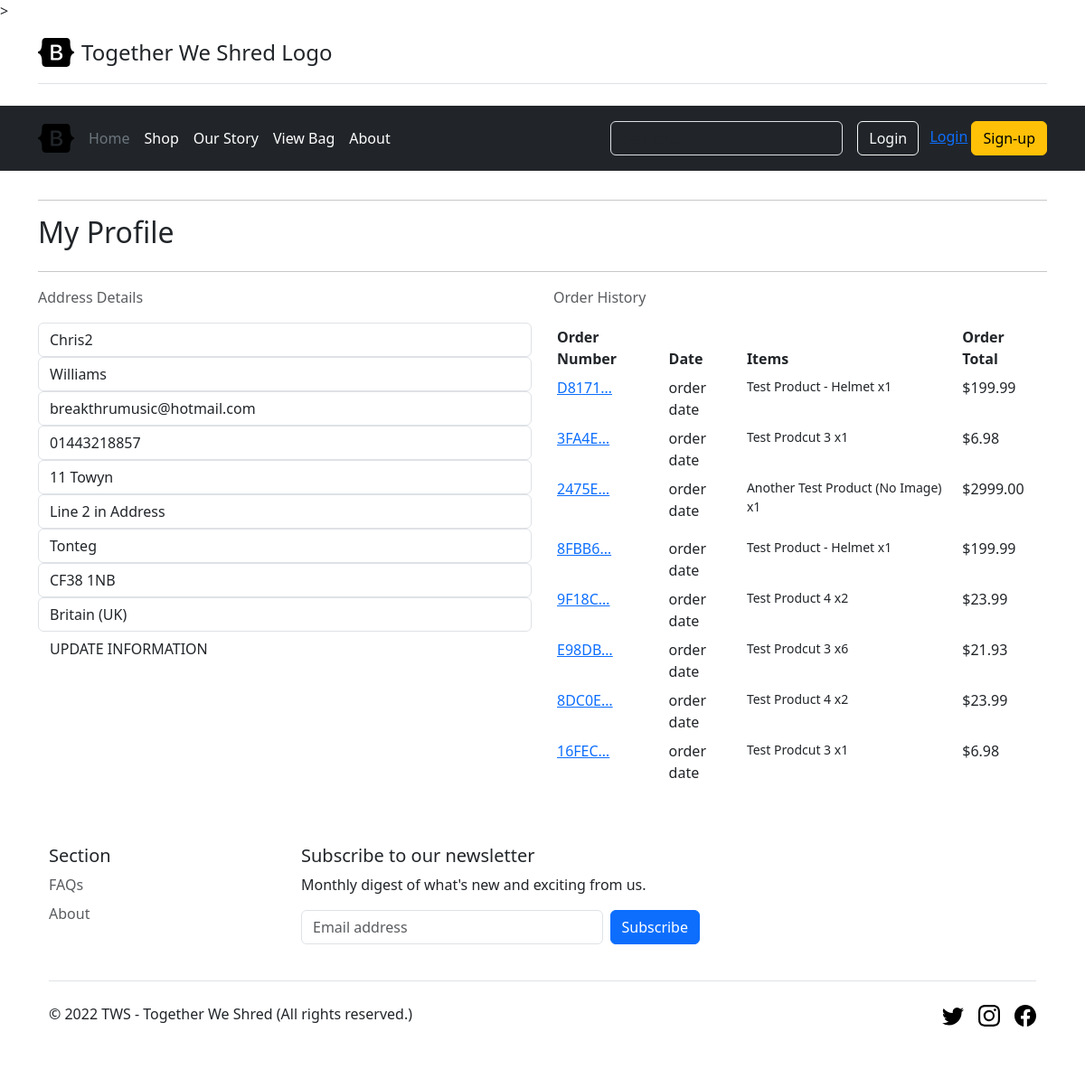
Screenshot of /customerprofile/ (signed in) with the database file from the repository.
### customerprofile/models.py (models this page shows)
class Customer(models.Model):
    user = models.OneToOneField(User, null=True, blank=True, on_delete=models.CASCADE)
    name = models.CharField(max_length=200, null=True)              #USED FOR FIRST NAME CAN I CONCATENATE ?
    surname = models.CharField(max_length=200, null=True)
    email = models.EmailField()
    phone_number = models.CharField(max_length=20, null=True, blank=False)                 #set Null=True on alot of fields whilst one migration -----
    street_address1 = models.CharField(max_length=80, null=True , blank=False)
    street_address2 = models.CharField(max_length=80, null=True, blank=True)
    town_or_city = models.CharField(max_length=40, null=True, blank=False)
    postcode = models.CharField(max_length=20, null=True, blank=True)
    country = CountryField(blank_label='Country *', null=True , blank=False)            #  set Null = True to workaround re visit country dropdown issue
    def __str__(self):
        return self.user.username

### checkout/models.py (models this page shows, shortened)
class Order(models.Model):
    order_number = models.CharField(max_length=200, null=True, editable=False)             ## 18/3/23 Need ot Add Discount code and Store the Ammount of Discount
    user_profile = models.ForeignKey(Customer, on_delete=models.SET_NULL, null=True, blank=True, related_name='orders')
    first_name = models.CharField(max_length=200, null=True)
    surname = models.CharField(max_length=200, null=True)
    email = models.EmailField()
    phone_number = models.CharField(max_length=20, null=True, blank=False)                 #set Null=True on alot of fields whilst one migration -----
    street_address1 = models.CharField(max_length=80, null=True , blank=False)
    street_address2 = models.CharField(max_length=80, null=True, blank=True)
    town_or_city = models.CharField(max_length=40, null=True, blank=False)
    county = models.CharField(max_length=80, null=True, blank=True)
    postcode = models.CharField(max_length=20, null=True, blank=True)
    country = CountryField(blank_label='Country *', null=True , blank=False)
    created = models.DateTimeField(auto_now_add=True)
    updated = models.DateTimeField(auto_now=True)
    paid = models.BooleanField(default=False)
    stripe_id = models.CharField(max_length=250, blank=True)
    delivery_cost = models.DecimalField(max_digits=6, decimal_places=2, null=False, default=0)
    order_total = models.DecimalField(max_digits=10, decimal_places=2, null=False, default=0)
    grand_total = models.DecimalField(max_digits=10, decimal_places=2, null=False, default=0)
    class Meta:
        ordering = ['-created']
        indexes = [
            models.Index(fields=['-created']),
        ]

class OrderItem(models.Model):
    order = models.ForeignKey(Order, related_name='lineitems',on_delete=models.CASCADE)
    product = models.ForeignKey(Product, related_name='order_items',on_delete=models.CASCADE)
    quantity = models.PositiveIntegerField(default=1)
    lineitem_total = models.DecimalField(max_digits=6, decimal_places=2, null=False, blank=False, editable=False)

### shop/models.py (models this page shows, shortened)
class Product(models.Model):
    category = models.ForeignKey('Category', null=True, blank=True, on_delete=models.SET_NULL)      # foreign key to the category model
    product_code = models.CharField(max_length=254, null=True, blank=True)
    name = models.CharField(max_length=254)
    description = models.TextField()
    price = models.DecimalField(max_digits=6, decimal_places=2)
    customer_rating = models.DecimalField(max_digits=6, decimal_places=2, null=True, blank=True)
    item_in_stock = models.BooleanField(default=True)                                                          # or could change this to number of items in stock ?
    image_url = models.URLField(max_length=1024, null=True, blank=True)
    image = models.ImageField(null=True, blank=True)

### customerprofile/views.py (the view)
# urls.py: path('', views.profile, name='profile'),
@login_required
def profile(request):
    profile = get_object_or_404(Customer, user=request.user)
    print("logged in as:", profile)                     #troubleshooting
    if request.method == 'POST':
        form = CustomerProfileForm(request.POST, instance=profile)
        if form.is_valid():
            form.save()
            messages.success(request, 'Profile updated successfully')
        else:
            messages.error(request, 'Update failed. Please ensure the form is valid.')
    else:
        form = CustomerProfileForm(instance=profile)
    orders = profile.orders.all()
    template = 'customerprofile/customerprofile.html'
    context = {
        'form': form,
        'orders': orders,
        'on_profile_page': True
    }
    return render(request, template, context)

### customerprofile/templates/customerprofile/customerprofile.html (shortened to what this page needs)
{% extends "base.html" %}
{% load static %}
{% block content %}
    <div class="container">
        <div class="row">
            <div class="col">
                <hr>
                <h2 class="logo-font mb-4">My Profile</h2>
                <hr>
            </div>
        </div>
        <div class="row">
            <div class="col-12 col-lg-6">
                <p class="text-muted">Address Details</p>
                <form class="mt-3" action="{% url 'profile' %}" method="POST" id="profile-update-form">
                    {{ form|crispy }}
                    <button class="btn btn-black rounded-0 text-uppercase float-right">Update Information</button>
                </form>
            </div>
            <div class="col-12 col-lg-6">
                <p class="text-muted">Order History</p>
                <div class="order-history table-responsive">
                    <table class="table table-sm table-borderless">
                        <thead>
                            <tr>
                                <th>Order Number</th>
                                <th>Date</th>
                                <th>Items</th>
                                <th>Order Total</th>
                            </tr>
                        </thead>
                        <tbody>
                            {% for order in orders %}
                                <tr>
                                    <td>
                                        <a href="{% url 'order_history' order.order_number %}"
                                        title="{{ order.order_number }}">
                                            {{ order.order_number|truncatechars:6 }}
                                        </a>
                                    </td>
                                    <td>order date {{ order.date }}</td>
                                    <td>
                                        <ul class="list-unstyled">
                                            {% for item in order.lineitems.all %}
                                                <li class="small">
                                                    {{ item.product.name }} x{{ item.quantity }}
                                                </li>
                                            {% endfor %}
                                        </ul>
                                    </td>
                                    <td>${{ order.grand_total }}</td>
                                </tr>
                            {% endfor %}
                        </tbody>
                    </table>
                </div>
            </div>
        </div>
{% endblock %}

### rows the page displays
Customer: name "Chris2", surname "Williams", email "breakthrumusic@hotmail.com", phone_number "01443218857", street_address1 "11 Towyn", street_address2 "Line 2 in Address", town_or_city "Tonteg", postcode "CF38 1NB", country "Britain (UK)"
Order: order_number "D8171…", grand_total "199.99"
OrderItem: product.name "Test Product - Helmet", quantity "1"
Order: order_number "3FA4E…", grand_total "6.98"
OrderItem: product.name "Test Prodcut 3", quantity "1"
Order: order_number "2475E…", grand_total "2999.00"
OrderItem: product.name "Another Test Product (No Image)", quantity "1"
Order: order_number "8FBB6…", grand_total "199.99"
OrderItem: product.name "Test Product - Helmet", quantity "1"
Order: order_number "9F18C…", grand_total "23.99"
OrderItem: product.name "Test Product 4", quantity "2"
Order: order_number "E98DB…", grand_total "21.93"
OrderItem: product.name "Test Prodcut 3", quantity "6"
Order: order_number "8DC0E…", grand_total "23.99"
OrderItem: product.name "Test Product 4", quantity "2"
Order: order_number "16FEC…", grand_total "6.98"
OrderItem: product.name "Test Prodcut 3", quantity "1"
